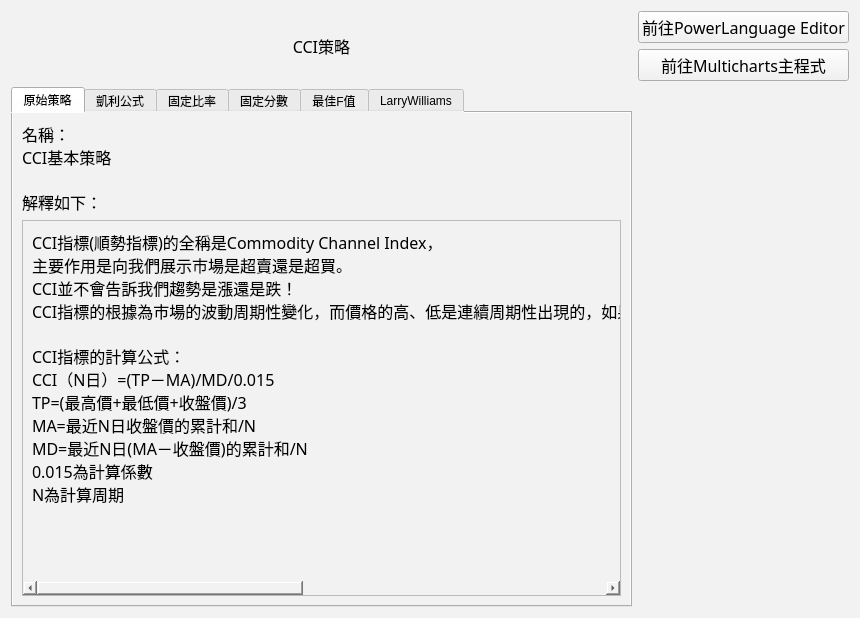
<?xml version="1.0" encoding="UTF-8"?>
<ui version="4.0">
 <class>Form</class>
 <widget class="QWidget" name="Form">
  <property name="geometry">
   <rect>
    <x>0</x>
    <y>0</y>
    <width>860</width>
    <height>618</height>
   </rect>
  </property>
  <property name="windowTitle">
   <string>Form</string>
  </property>
  <property name="styleSheet">
   <string notr="true">background-color: rgb(242, 242, 242);</string>
  </property>
  <layout class="QGridLayout" name="gridLayout">
   <item row="0" column="0" rowspan="2">
    <layout class="QHBoxLayout" name="horizontalLayout">
     <item>
      <widget class="QLabel" name="label_2">
       <property name="font">
        <font>
         <family>微軟正黑體</family>
         <pointsize>12</pointsize>
        </font>
       </property>
       <property name="text">
        <string>CCI策略</string>
       </property>
       <property name="alignment">
        <set>Qt::AlignCenter</set>
       </property>
      </widget>
     </item>
    </layout>
   </item>
   <item row="0" column="1">
    <widget class="QPushButton" name="pushButton">
     <property name="font">
      <font>
       <family>微軟正黑體</family>
       <pointsize>12</pointsize>
      </font>
     </property>
     <property name="text">
      <string>前往PowerLanguage Editor</string>
     </property>
    </widget>
   </item>
   <item row="1" column="1">
    <widget class="QPushButton" name="pushButton_2">
     <property name="font">
      <font>
       <family>微軟正黑體</family>
       <pointsize>12</pointsize>
      </font>
     </property>
     <property name="text">
      <string>前往Multicharts主程式</string>
     </property>
    </widget>
   </item>
   <item row="2" column="0">
    <widget class="QTabWidget" name="tabWidget">
     <property name="tabShape">
      <enum>QTabWidget::Rounded</enum>
     </property>
     <property name="currentIndex">
      <number>0</number>
     </property>
     <property name="tabBarAutoHide">
      <bool>false</bool>
     </property>
     <widget class="QWidget" name="tab">
      <property name="font">
       <font>
        <family>微軟正黑體</family>
        <pointsize>12</pointsize>
       </font>
      </property>
      <attribute name="title">
       <string>原始策略</string>
      </attribute>
      <layout class="QGridLayout" name="gridLayout_2">
       <item row="0" column="0">
        <widget class="QLabel" name="label">
         <property name="font">
          <font>
           <family>微軟正黑體</family>
           <pointsize>12</pointsize>
          </font>
         </property>
         <property name="text">
          <string>名稱：
CCI基本策略

解釋如下：</string>
         </property>
         <property name="alignment">
          <set>Qt::AlignLeading|Qt::AlignLeft|Qt::AlignTop</set>
         </property>
        </widget>
       </item>
       <item row="2" column="0">
        <widget class="QScrollArea" name="scrollArea">
         <property name="widgetResizable">
          <bool>true</bool>
         </property>
         <widget class="QWidget" name="scrollAreaWidgetContents">
          <property name="geometry">
           <rect>
            <x>0</x>
            <y>0</y>
            <width>969</width>
            <height>407</height>
           </rect>
          </property>
          <layout class="QGridLayout" name="gridLayout_7">
           <item row="0" column="0">
            <widget class="QLabel" name="label_9">
             <property name="font">
              <font>
               <family>微軟正黑體</family>
               <pointsize>12</pointsize>
              </font>
             </property>
             <property name="text">
              <string>CCI指標(順勢指標)的全稱是Commodity Channel Index，
主要作用是向我們展示市場是超賣還是超買。
CCI並不會告訴我們趨勢是漲還是跌！
CCI指標的根據為市場的波動周期性變化，而價格的高、低是連續周期性出現的，如果能夠預測這些周期，那麼就可以預測價格趨勢的開始和結束。這一指標也被劃分為震盪指標。

CCI指標的計算公式：
CCI（N日）=(TP－MA)/MD/0.015
TP=(最高價+最低價+收盤價)/3
MA=最近N日收盤價的累計和/N
MD=最近N日(MA－收盤價)的累計和/N
0.015為計算係數
N為計算周期


</string>
             </property>
             <property name="textFormat">
              <enum>Qt::PlainText</enum>
             </property>
             <property name="alignment">
              <set>Qt::AlignLeading|Qt::AlignLeft|Qt::AlignTop</set>
             </property>
            </widget>
           </item>
          </layout>
         </widget>
        </widget>
       </item>
      </layout>
     </widget>
     <widget class="QWidget" name="tab_2">
      <property name="font">
       <font>
        <family>微軟正黑體</family>
        <pointsize>12</pointsize>
       </font>
      </property>
      <attribute name="title">
       <string>凱利公式</string>
      </attribute>
      <layout class="QGridLayout" name="gridLayout_3">
       <item row="0" column="0">
        <widget class="QLabel" name="label_3">
         <property name="font">
          <font>
           <family>微軟正黑體</family>
           <pointsize>12</pointsize>
          </font>
         </property>
         <property name="text">
          <string>名稱：
CCI＋凱利公式

解釋如下：</string>
         </property>
        </widget>
       </item>
       <item row="1" column="0">
        <widget class="QScrollArea" name="scrollArea_2">
         <property name="widgetResizable">
          <bool>true</bool>
         </property>
         <widget class="QWidget" name="scrollAreaWidgetContents_2">
          <property name="geometry">
           <rect>
            <x>0</x>
            <y>0</y>
            <width>745</width>
            <height>205</height>
           </rect>
          </property>
          <layout class="QGridLayout" name="gridLayout_9">
           <item row="0" column="0">
            <widget class="QLabel" name="label_10">
             <property name="font">
              <font>
               <family>微軟正黑體</family>
               <pointsize>12</pointsize>
              </font>
             </property>
             <property name="text">
              <string>凱利公式是一種資金管理的方法，
最初為貝爾實驗室物理學家John Larry Kelly於1956年在《貝爾系統技術期刊》中發表，
用以計算每次賭局中，決定下一次賭注所投入的資金比例，重在長期累積的獲利，只在乎最終輸贏的結果不在乎順序，
用最佳化的下注比例，以最大化長期的收益累計。

f=下注比例（f = p - q/b）, b=賠率, p=獲利機率, q=虧損機率
並且設定pTS(交易口數)=f

並且將凱利公式加上CCI策略搭配使用
備註：凱利公式並未計算到MDD(最大策略虧損)，因此一般使用上大多都是只用於比較資金管理後的差異，不會實際放在是市場上使用。
</string>
             </property>
             <property name="alignment">
              <set>Qt::AlignLeading|Qt::AlignLeft|Qt::AlignTop</set>
             </property>
            </widget>
           </item>
          </layout>
         </widget>
        </widget>
       </item>
      </layout>
     </widget>
     <widget class="QWidget" name="tab_3">
      <property name="font">
       <font>
        <family>微軟正黑體</family>
        <pointsize>12</pointsize>
       </font>
      </property>
      <attribute name="title">
       <string>固定比率</string>
      </attribute>
      <layout class="QGridLayout" name="gridLayout_4">
       <item row="0" column="0">
        <widget class="QLabel" name="label_4">
         <property name="font">
          <font>
           <family>微軟正黑體</family>
           <pointsize>12</pointsize>
          </font>
         </property>
         <property name="text">
          <string>名稱：
CCI＋固定比率

解釋如下：</string>
         </property>
        </widget>
       </item>
       <item row="1" column="0">
        <widget class="QScrollArea" name="scrollArea_3">
         <property name="widgetResizable">
          <bool>true</bool>
         </property>
         <widget class="QWidget" name="scrollAreaWidgetContents_3">
          <property name="geometry">
           <rect>
            <x>0</x>
            <y>0</y>
            <width>626</width>
            <height>342</height>
           </rect>
          </property>
          <layout class="QGridLayout" name="gridLayout_10">
           <item row="0" column="0">
            <widget class="QLabel" name="label_11">
             <property name="font">
              <font>
               <family>微軟正黑體</family>
               <pointsize>12</pointsize>
              </font>
             </property>
             <property name="text">
              <string>固定比率（Fixed Ratio）的資金管理模式，是由Ryan Jones在1999寫的「The Trading Game」書中所提出的。
基本上的計算方式是這樣的：

假設我們的初始資金有NTD $100萬，delta 設為 NTD $20000。假設我們現在用$100萬交易一口合約。

交易第二口合約所需資金 = 交易第一口合約所需資金 + delta($2萬元) * 1

交易第三口合約所需資金 = 交易第二口合約所需資金 + delta($2萬元) * 2

依此類推……

並設定
Equity = Round((InitialCapital + Netprofit + OpenPositionProfit), 0)
contractamount = 0.5*(1 + SquareRoot(1 + 8*Equity/Delta));
if contractamount &lt; 1 then ContractAmt = 1;
if contractamount &gt; MaxSize then ContractAmt = Maxsize;
而pTS（交易口數）＝ contractamount

最後將此套入移動暈線策略中搭配使用。
</string>
             </property>
             <property name="alignment">
              <set>Qt::AlignLeading|Qt::AlignLeft|Qt::AlignTop</set>
             </property>
            </widget>
           </item>
          </layout>
         </widget>
        </widget>
       </item>
      </layout>
     </widget>
     <widget class="QWidget" name="tab_4">
      <property name="font">
       <font>
        <family>微軟正黑體</family>
        <pointsize>12</pointsize>
       </font>
      </property>
      <attribute name="title">
       <string>固定分數</string>
      </attribute>
      <layout class="QGridLayout" name="gridLayout_5">
       <item row="0" column="0">
        <widget class="QLabel" name="label_5">
         <property name="font">
          <font>
           <family>微軟正黑體</family>
           <pointsize>12</pointsize>
          </font>
         </property>
         <property name="text">
          <string>名稱：
CCI＋固定分數

解釋如下：</string>
         </property>
        </widget>
       </item>
       <item row="1" column="0">
        <widget class="QScrollArea" name="scrollArea_4">
         <property name="widgetResizable">
          <bool>true</bool>
         </property>
         <widget class="QWidget" name="scrollAreaWidgetContents_4">
          <property name="geometry">
           <rect>
            <x>0</x>
            <y>0</y>
            <width>631</width>
            <height>122</height>
           </rect>
          </property>
          <layout class="QGridLayout" name="gridLayout_11">
           <item row="0" column="0">
            <widget class="QLabel" name="label_12">
             <property name="font">
              <font>
               <family>微軟正黑體</family>
               <pointsize>12</pointsize>
              </font>
             </property>
             <property name="text">
              <string>固定分數（Fixed Fraction）和固定比率都是常用的資金管理模式，
而固定分數的基本邏輯是，限制住每一交易所冒的風險佔我們整體資金的比例。
假設今天我們有NTD $100萬的資金，而每次交易的損失不超過手中資金的2%，而這2%就數我們的交易風險比例。

我們將此資金管理方法加入移動均線策略中搭配使用。
</string>
             </property>
             <property name="alignment">
              <set>Qt::AlignLeading|Qt::AlignLeft|Qt::AlignTop</set>
             </property>
            </widget>
           </item>
          </layout>
         </widget>
        </widget>
       </item>
      </layout>
     </widget>
     <widget class="QWidget" name="tab_5">
      <property name="font">
       <font>
        <family>微軟正黑體</family>
        <pointsize>12</pointsize>
       </font>
      </property>
      <attribute name="title">
       <string>最佳F值</string>
      </attribute>
      <layout class="QGridLayout" name="gridLayout_6">
       <item row="0" column="0">
        <widget class="QLabel" name="label_6">
         <property name="font">
          <font>
           <family>微軟正黑體</family>
           <pointsize>12</pointsize>
          </font>
         </property>
         <property name="text">
          <string>名稱：
CCI＋最佳F值

解釋如下：</string>
         </property>
        </widget>
       </item>
       <item row="1" column="0">
        <widget class="QScrollArea" name="scrollArea_5">
         <property name="widgetResizable">
          <bool>true</bool>
         </property>
         <widget class="QWidget" name="scrollAreaWidgetContents_5">
          <property name="geometry">
           <rect>
            <x>0</x>
            <y>0</y>
            <width>552</width>
            <height>190</height>
           </rect>
          </property>
          <layout class="QGridLayout" name="gridLayout_12">
           <item row="0" column="0">
            <widget class="QLabel" name="label_13">
             <property name="font">
              <font>
               <family>微軟正黑體</family>
               <pointsize>12</pointsize>
              </font>
             </property>
             <property name="text">
              <string>最佳F值法是由Ralph Vince在1992年
《The Mathematics of Money Management: Risk Analysis Techniques for Traders》一
書中認為凱利公式只適用於理論上輸贏機率各半的傳統賭局，不適合變化多端的實際賭局因此提出。
最佳F值法（Optimal f），巧妙的運用Kelly的概念，
由於實際賭局中輸贏機率為動態的，故透過下注後去計算每次的持有收益率，
進而避開傳統賭局的固定機率與賠率的限制，
期望在資金配置的同時可以在投資與損失之中達到平衡。

我們將此資金管理方法加入移動均線策略中搭配使用。
</string>
             </property>
             <property name="alignment">
              <set>Qt::AlignLeading|Qt::AlignLeft|Qt::AlignTop</set>
             </property>
            </widget>
           </item>
          </layout>
         </widget>
        </widget>
       </item>
      </layout>
     </widget>
     <widget class="QWidget" name="tab_6">
      <property name="font">
       <font>
        <family>微軟正黑體</family>
        <pointsize>12</pointsize>
       </font>
      </property>
      <attribute name="title">
       <string>LarryWilliams</string>
      </attribute>
      <layout class="QGridLayout" name="gridLayout_8">
       <item row="0" column="0">
        <widget class="QLabel" name="label_7">
         <property name="font">
          <font>
           <family>微軟正黑體</family>
           <pointsize>12</pointsize>
          </font>
         </property>
         <property name="text">
          <string>名稱：
CCI＋LarryWilliams

解釋如下：</string>
         </property>
        </widget>
       </item>
       <item row="1" column="0">
        <widget class="QScrollArea" name="scrollArea_6">
         <property name="widgetResizable">
          <bool>true</bool>
         </property>
         <widget class="QWidget" name="scrollAreaWidgetContents_6">
          <property name="geometry">
           <rect>
            <x>0</x>
            <y>0</y>
            <width>462</width>
            <height>122</height>
           </rect>
          </property>
          <layout class="QGridLayout" name="gridLayout_13">
           <item row="0" column="0">
            <widget class="QLabel" name="label_14">
             <property name="font">
              <font>
               <family>微軟正黑體</family>
               <pointsize>12</pointsize>
              </font>
             </property>
             <property name="text">
              <string>Larry Williams資金方法，
係指第一口合約所需資金 = 初始保證金＋歷史回測中的MDD(最大策略虧損)*150%
每賺到一個MDD*150%的資金，就加碼一口

並且將此資金管理方法加入移動均線策略中使用。
</string>
             </property>
             <property name="alignment">
              <set>Qt::AlignLeading|Qt::AlignLeft|Qt::AlignTop</set>
             </property>
            </widget>
           </item>
          </layout>
         </widget>
        </widget>
       </item>
      </layout>
     </widget>
    </widget>
   </item>
  </layout>
 </widget>
 <resources/>
 <connections/>
</ui>
